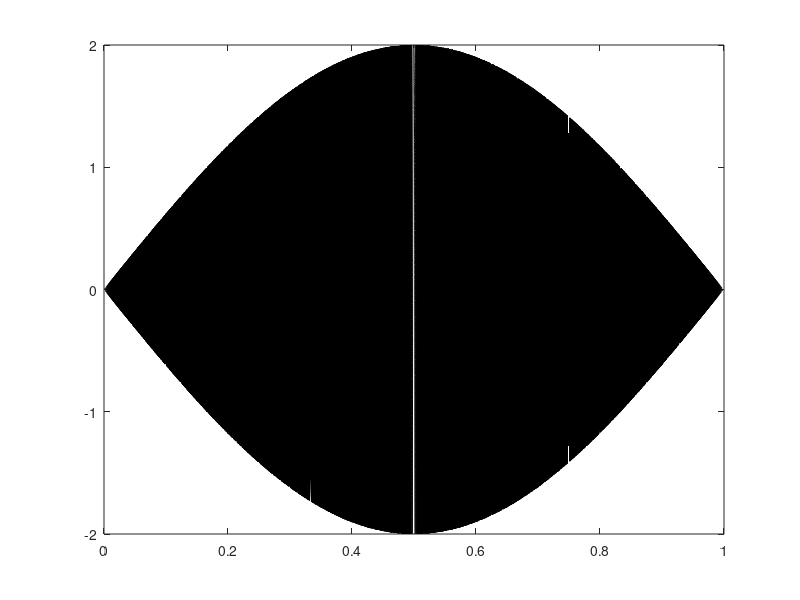

Write the MATLAB code that produced this figure.
clear all; close all; clc;

f0 = 1.001; % f0 needs to be greater than 1...

D = 2; % D needs to be greater than or equal to 2 in the integers... 

phi  = pi / 2; % Phase offset to center power signal form zero to zero...

S = [ 1e3 8e3 44.1e3 96e3 ];

Fs = S( 1, 4 ); % We can see the effect of machine smaple rate in the pulse superposition.

t = 0:1/Fs:(1-1/Fs);

m = ( 0:1:size( t, 2 ) - 1 );

F = 1; uu = 1;
for i = 1:1:size(t, 2)

    % Find hamonic frequency infemum. This ensures no aliasing in the
    % system.

    if( m( i ) * f0 >= Fs / D )

        F( 1, uu ) = i; uu = uu + 1;
    end
end

G = size( find( F ~= 0 ), 2 );

if( G )

    % We need to clip the time inteval to include only those frequencies
    % satified by the Shannon-Nyquist Theorem...

    T = t( 1:1:2*F( 1, 1 ) ); M = m( 1:1:size( T, 2 ) );

    % Power waveform...

    X = cos( 2 * pi * f0 * M .* T ) + sin( ( 2 * pi * f0 * ( M + 1 ) .* T ) - phi ); % This generates a superposition of power harmomics.
else 

    x = cos( 2 * pi * f0 * m .* t ) + sin( 2 * pi * f0 * ( m + 1 ) .* t - phi );
end

H = Fs / f0;

plot( T(1:1:H), X(1:1:H), 'k' ); hold on;

pause(0.5);

Y = 10; SECONDS = 10 * Y; 

for i = 1:1:SECONDS

    sound( X, Fs );
end

